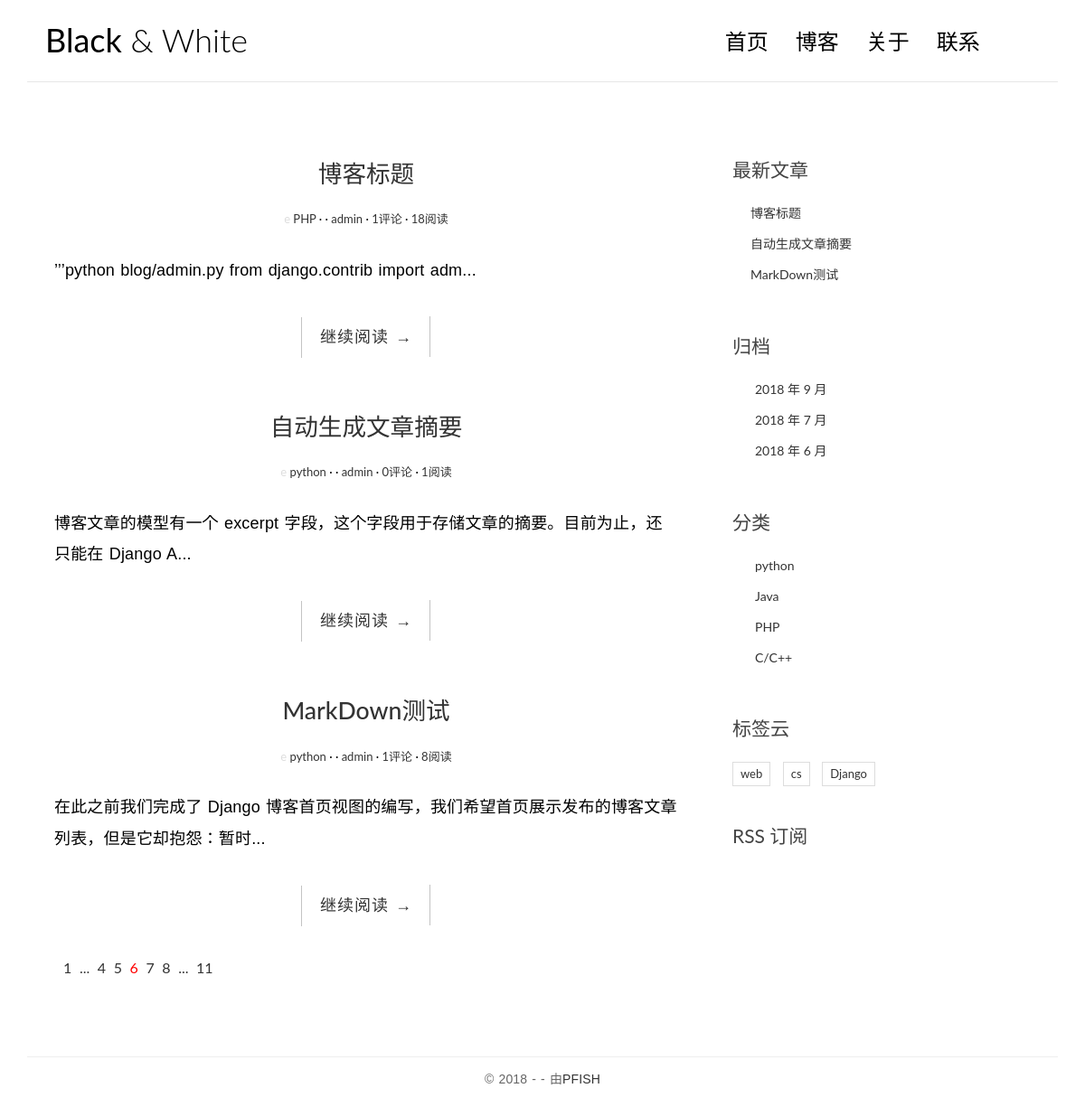
The page / on the database its author committed.
### blog/models.py (models this page shows, shortened)
class Post(models.Model):
    title = models.CharField(max_length=70)
    body = models.TextField()
    excerpt = models.CharField(max_length=200, blank=True)
    created_time = models.DateTimeField()
    modified_time = models.DateTimeField()
    category = models.ForeignKey(Category, on_delete=models.CASCADE)
    tags = models.ManyToManyField(Tag, blank=True)
    author = models.ForeignKey(User, on_delete=models.CASCADE)
    views = models.PositiveIntegerField(default=0)
    def get_absolute_url(self):
        return reverse('blog:detail', kwargs={'pk' : self.pk})
    class Meta:
        ordering = ['-created_time']

class Category(models.Model):
    name = models.CharField(max_length=100)

class Tag(models.Model):
    name = models.CharField(max_length=100)

### blog/views.py (the view)
# urls.py: url(r'^$', views.IndexView.as_view(), name='index'),
class IndexView(ListView):
    model = Post
    template_name = 'blog/index.html'
    context_object_name = 'post_list'

### blog/templatetags/blog_tags.py (called while the page is built)
@register.simple_tag  #注册为模板标签，以便使用语法{% get_recent_posts %}调用
def get_recent_posts(num=5):
    return Post.objects.all().order_by('-created_time')[:num]

@register.simple_tag
def archives():
    return Post.objects.dates('created_time', 'month', order='DESC')

@register.simple_tag
def get_categories():
    return Category.objects.all()

@register.simple_tag
def get_tag():
    return Tag.objects.all()

### templates/blog/index.html (shortened to what this page needs)
{% extends 'base.html' %}
{% load staticfiles %}
{% block main %}
                {% for post in post_list %}
                <article class="post post-{{ post.pk }}">
                    <header class="entry-header">
                        <h1 class="entry-title">
                            <a href="{{ post.get_absolute_url }}">{{ post.title }}</a>
                        </h1>
                        <div class="entry-meta">e
                            <span class="post-category"><a href="#">{{ post.category.name }}</a></span>
                            <span class="post-date"></span>
                            <span class="post-author"><a href="#">{{ post.author }}</a></span>
                            <span class="comments-link"><a href="#">{{ post.comment_set.count }}评论</a></span>
                            <span class="views-count"><a href="#">{{ post.views }}阅读</a></span>
                        </div>
                    </header>
                    <div class="entry-content clearfix">
                        <p>{{ post.excerpt }}...</p>
                        <div class="read-more cl-effect-14">
                            <a href="{{ post.get_absolute_url }}" class="more-link">继续阅读 <span class="meta-nav">→</span></a>
                        </div>
                    </div>
                </article>
                {% empty %}
                    <div class="no-post">暂时还没有发布文章！</div>
                {% endfor %}
                <div class="pagination">
                    <ul>
                        <li><a href="">1</a></li>
                        <li><a href="">...</a></li>
                        <li><a href="">4</a></li>
                        <li><a href="">5</a></li>
                        <li class="current"><a href="">6</a></li>
                        <li><a href="">7</a></li>
                        <li><a href="">8</a></li>
                        <li><a href="">...</a></li>
                        <li><a href="">11</a></li>
                    </ul>
                </div>
 {% endblock main %}

### templates/base.html (shortened to what this page needs)
{% load staticfiles %}
{% load blog_tags %}
<!DOCTYPE html>
<html>
<head>
    <link rel="stylesheet" href="{% static 'blog/css/bootstrap.min.css' %}">
</head>
<body>
<div class="container">
    <header id="site-header">
        <div class="row">
            <div class="col-md-4 col-sm-5 col-xs-8">
                <div class="logo">
                    <h1><a href="{% url 'blog:index' %}"><b>Black</b> &amp; White</a></h1>
                </div>
            </div>
            <div class="col-md-8 col-sm-7 col-xs-4">
                <nav class="main-nav" role="navigation">
                    <div class="collapse navbar-collapse" id="bs-example-navbar-collapse-1">
                        <ul class="nav navbar-nav navbar-right">
                            <li class="cl-effect-11"><a href="{% url 'blog:index' %}" data-hover="首页">首页</a></li>
                            <li class="cl-effect-11"><a href="{% url 'blog:fullwidth' %}" data-hover="博客">博客</a></li>
                            <li class="cl-effect-11"><a href="{% url 'blog:about' %}" data-hover="关于">关于</a></li>
                            <li class="cl-effect-11"><a href="{% url 'blog:contact' %}" data-hover="联系">联系</a></li>
                        </ul>
                    </div>
                </nav>
            </div>
        </div>
    </header>
</div>
<div class="content-body">
    <div class="container">
        <div class="row">
            <main class="col-md-8">
            {% block main %}
            {% endblock main %}
            </main>
            <aside class="col-md-4">
                <div class="widget widget-recent-posts">
                    <h3 class="widget-title">最新文章</h3>
                  {% get_recent_posts as recent_post_list %}
                    <ul>
                        {% for post in recent_post_list %}
                        <li>
                            <a href="{{ post.get_absolute_url }}">{{ post.title }}</a>
                        </li>
                        {% empty %}
                        暂无文章
                        {% endfor %}
                    </ul>
                </div>
                <div class="widget widget-archives">
                    <h3 class="widget-title">归档</h3>
                    {% archives as date_list %}
                    <ul>
                        {% for date in date_list %}
                        <li>
                            <a href="{% url 'blog:archives' date.year date.month %}"> {{ date.year }} 年 {{ date.month }} 月</a>
                        </li>
                        {% empty %}
                        暂无归档
                        {% endfor %}
                    </ul>
                </div>
                <div class="widget widget-category">
                    <h3 class="widget-title">分类</h3>
                    {% get_categories as category_list %}
                    <ul>
                        {% for category in category_list %}
                        <li>
                            <a href="{% url 'blog:category' category.pk %}">{{ category.name }}</a>
                        </li>
                        {% empty %}
                        暂无分类
                        {% endfor %}
                    </ul>
                </div>
                <div class="widget widget-tag-cloud">
                    <h3 class="widget-title">标签云</h3>
                    <ul>
                        {% get_tag as tag_list %}
                        {% for tag in tag_list %}
                        <li>
                            <a href="{% url 'blog:tag'  tag.pk %}">{{ tag.name }}</a>
                        </li>
                        {% empty %}
                        暂无标签
                        {% endfor %}
                    </ul>
                </div>
                <div class="rss">
                    <a href=""> RSS 订阅</a>
                </div>
            </aside>
        </div>
    </div>
</div>
<footer id="site-footer">
    <div class="container">
        <div class="row">
            <div class="col-md-12">
                <p class="copyright">&copy 2018 -
                    - 由<a href="#" title="网页模板" target="_blank">PFISH</a>
                </p>
            </div>
        </div>
    </div>
</footer>
</body>
</html>

### blog/static/blog/css/custom.css (style rules this page uses)
* { outline: none; }
h1, h2, h3, h4, h5, h6 { margin-top: 0; }
b { font-weight: 400; }
a { color: #333; }
body { color: #444; font-family: 'Lato', sans-serif; }
p { font-family: 'Ubuntu', sans-serif; font-weight: 400; word-spacing: 1px; letter-spacing: 0.01em; }
#site-header { background-color: #FFF; padding: 25px 20px; margin-bottom: 40px; border-bottom: 1px solid #e7e7e7; }
.logo h1 a { color: #000; }
.logo h1 { margin: 0; font-family: 'Lato', sans-serif; font-weight: 300; }
.main-nav { margin-top: 11px; max-width: 95%; }
.main-nav a { color: #000000 !important; padding: 0 0 5px 0 !important; margin-right: 30px; font-family: 'Lato', sans-serif; font-weight: 300; font-size: 24px; }
.cl-effect-11 a { padding: 10px 0; color: #0972b4; text-shadow: none; }
.cl-effect-11 a::before { position: absolute; top: 0; left: 0; overflow: hidden; padding: 0 0 5px 0 !important; max-width: 0; border-bottom: 1px solid #000; color: #000; content: attr(data-hover); white-space: nowrap; -webkit-transition: max-width 0.5s; -moz-transition: max-width 0.5s; transition: max-width 0.5s; }
.content-body { padding-bottom: 4em; }
.post { background: #fff; padding: 30px 30px 0; }
.entry-title { text-align: center; font-size: 1.9em; margin-bottom: 20px; line-height: 1.6; padding: 10px 20px 0; }
.entry-meta { text-align: center; color: #DDDDDD; font-size: 13px; margin-bottom: 30px; }
.entry-content { font-size: 18px; line-height: 1.9; font-weight: 300; color: #000; }
.post-category::after, .post-date::after, .post-author::after, .comments-link::after { content: ' ·'; color: #000; }
.read-more { font-family: 'Ubuntu', sans-serif; font-weight: 400; word-spacing: 1px; letter-spacing: 0.01em; text-align: center; margin-top: 20px; }
.cl-effect-14 a { padding: 0 20px; height: 45px; line-height: 45px; position: relative; display: inline-block; margin: 15px 25px; letter-spacing: 1px; font-weight: 400; text-shadow: 0 0 1px rgba(255, 255, 255, 0.3); }
.cl-effect-14 a::before, .cl-effect-14 a::after { position: absolute; width: 45px; height: 1px; background: #C3C3C3; content: ''; -webkit-transition: all 0.3s; -moz-transition: all 0.3s; transition: all 0.3s; pointer-events: none; }
.cl-effect-14 a::before { top: 0; left: 0; -webkit-transform: rotate(90deg); -moz-transform: rotate(90deg); transform: rotate(90deg); -webkit-transform-origin: 0 0; -moz-transform-origin: 0 0; transform-origin: 0 0; }
.cl-effect-14 a::after { right: 0; bottom: 0; -webkit-transform: rotate(90deg); -moz-transform: rotate(90deg); transform: rotate(90deg); -webkit-transform-origin: 100% 0; -moz-transform-origin: 100% 0; transform-origin: 100% 0; }
.widget { background: #fff; padding: 30px 0 0; }
.widget-title { font-size: 1.5em; margin-bottom: 20px; line-height: 1.6; padding: 10px 0 0; font-weight: 400; }
.widget-recent-posts ul { padding: 0; margin: 0; padding-left: 20px; }
.widget-recent-posts ul li { list-style-type: none; position: relative; line-height: 170%; margin-bottom: 10px; }
.widget-recent-posts ul li::before { content: '\f3d3'; font-family: "Ionicons"; position: absolute; left: -17px; top: 3px; font-size: 16px; color: #000; }
.widget-archives ul { padding: 0; margin: 0; padding-left: 25px; }
.widget-archives ul li { list-style-type: none; position: relative; line-height: 170%; margin-bottom: 10px; }
.widget-archives ul li::before { content: '\f3f3'; font-family: "Ionicons"; position: absolute; left: -25px; top: 1px; font-size: 16px; color: #000; }
.widget-category ul { padding: 0; margin: 0; padding-left: 25px; }
.widget-category ul li { list-style-type: none; position: relative; line-height: 170%; margin-bottom: 10px; }
.widget-category ul li::before { content: '\f3fe'; font-family: "Ionicons"; position: absolute; left: -25px; top: 1px; font-size: 18px; color: #000; }
.widget-tag-cloud ul { padding: 0; margin: 0; margin-right: -10px; }
.widget-tag-cloud ul li { list-style-type: none; font-size: 13px; display: inline-block; margin-right: 10px; margin-bottom: 10px; padding: 3px 8px; border: 1px solid #ddd; }
.rss { font-size: 21px; margin-top: 30px; }
.rss a { color: #444; }
#site-footer { padding-top: 10px; padding: 0 0 1.5em 0; }
.copyright { text-align: center; padding-top: 1em; margin: 0; border-top: 1px solid #eee; color: #666; }
.pagination ul { list-style: none; }
.pagination ul li { display: inline-block; font-size: 16px; margin-right: 5px; }
.current a { color: red; }

### rows shown on the page
Post: title "博客标题", category.name "PHP", author "admin", comment_set.count "1", views "18", excerpt "’’’python blog/admin.py from django.contrib import adm"
Post: title "自动生成文章摘要", category.name "python", author "admin", comment_set.count "0", views "1", excerpt "博客文章的模型有一个 excerpt 字段，这个字段用于存储文章的摘要。目前为止，还只能在 Django A"
Post: title "MarkDown测试", category.name "python", author "admin", comment_set.count "1", views "8", excerpt "在此之前我们完成了 Django 博客首页视图的编写，我们希望首页展示发布的博客文章列表，但是它却抱怨：暂时"
Category: name "python"
Category: name "Java"
Category: name "PHP"
Category: name "C/C++"
Tag: name "web"
Tag: name "cs"
Tag: name "Django"

### other values the page prints
{{ date.year }} "2018" "2018" "2018"
{{ date.month }} "9" "7" "6"
